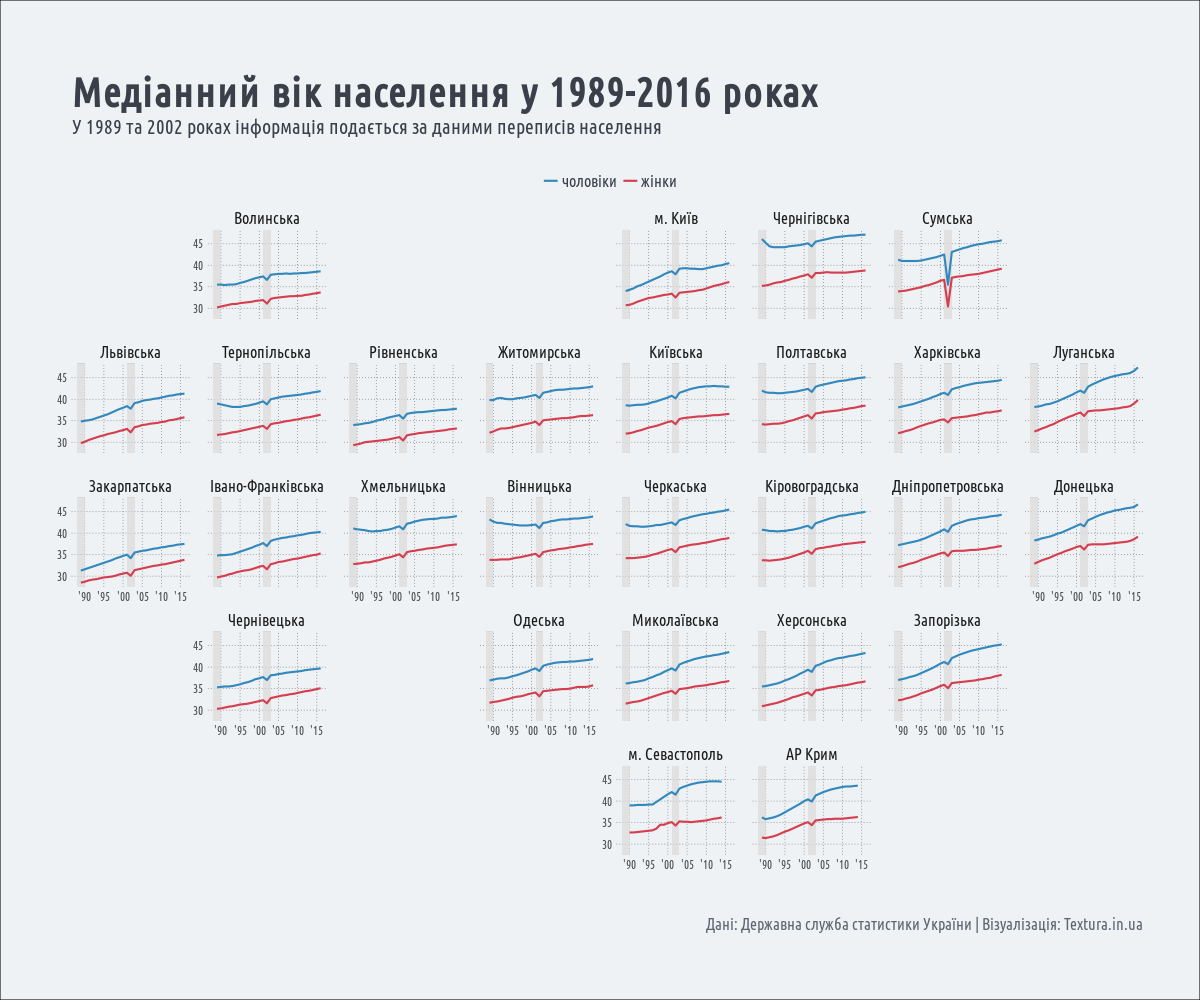

Source code (R):
library(ggplot2)
library(tidyr)
library(geofacet)
source('custom_grid.R')

df <- read.csv('median_age.csv', stringsAsFactors = F)

df <- df %>% gather(key = sex, value = median_age, -region, -year)
df$region <- trimws(df$region)

png(filename = 'median_age_no_subtitle.png', width = 1200, height = 1000)

ggplot(df)+
  geom_rect(aes(xmin = 2001, xmax = 2003, ymin = -Inf, ymax = Inf), fill = '#DCDAD7', alpha = 0.05)+
  geom_rect(aes(xmin = 1988, xmax = 1990, ymin = -Inf, ymax = Inf), fill = '#DCDAD7', alpha = 0.05)+
  geom_line(aes(x = year, y = median_age, color = sex), size = 1)+
  facet_geo(~region, grid = ukraine)+
  scale_x_continuous(breaks = seq(1990, 2015, 5), labels = c("'90", "'95", "'00", "'05", "'10", "'15"))+
  scale_color_manual(values = c('#3288bd', '#d53e4f'), labels = c('чоловіки ', 'жінки'))+
  labs(title = 'Медіанний вік населення у 1989-2016 роках',
       subtitle = 'У 1989 та 2002 роках інформація подається за даними переписів населення',
       caption = 'Дані: Державна служба статистики України | Візуалізація: Textura.in.ua')+
  theme_minimal()+
  theme(text = element_text(family = 'Ubuntu Condensed', face = 'plain', color = '#3A3F4A'),
        axis.title = element_blank(),
        axis.text = element_text(size = 12),
        strip.text.x = element_text(size = 16),
        panel.spacing.x = unit(1.25, 'lines'),
        panel.spacing.y = unit(1.50, 'lines'),
        legend.position = 'top',
        legend.text = element_text(size = 16),
        legend.title = element_blank(),
        panel.grid.major = element_line(size = 0.35, linetype = 'dotted', color = '#5D646F'),
        panel.grid.minor = element_blank(),
        plot.title = element_text(face = 'bold', size = 40, margin = margin(b = 10, t = 20)),
        plot.subtitle = element_text(size = 20, face = 'plain', margin = margin(b = 30)),
        plot.caption = element_text(size = 16, margin = margin(b = 10, t = 50), color = '#5D646F'),
        plot.background = element_rect(fill = '#EFF2F4'),
        plot.margin = unit(c(2, 2, 2, 2), 'cm'))

dev.off()